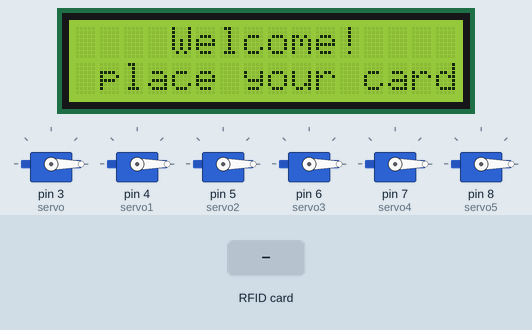
This sketch was run on a simulated Arduino Uno, built with avr-gcc and run on an emulated ATmega328P. On the bench: 16×2 character LCD, 6 × servo. Inputs (shaded band) come from the test bench. What the sketch prints to the serial monitor is not drawn.

Above: at 1.3 s.
1.4 s: RFID card 5A 34 E9 80 held to the reader
At 3.3 s:
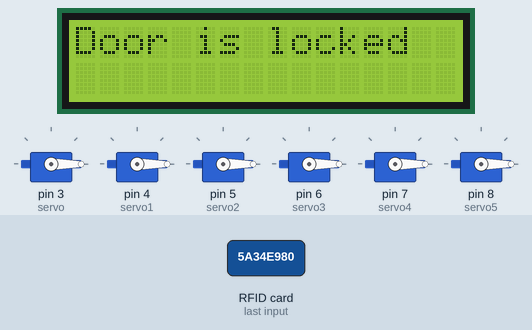
4.1 s: RFID card 2A FE 96 1A held to the reader
At 6.4 s:
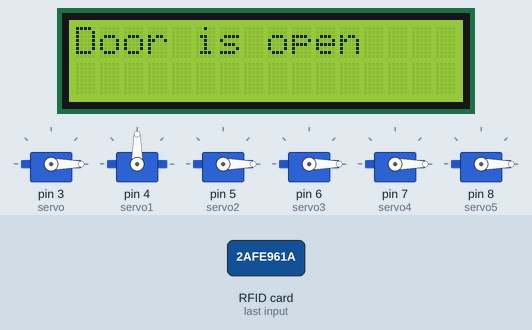
6.5 s: RFID card 3E FE 90 50 held to the reader
At 8.96 s:
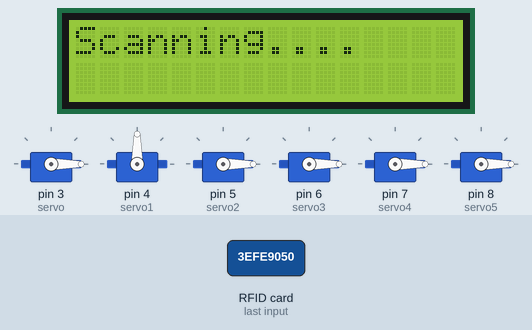
9.5 s: RFID card 5E 7A 19 C4 held to the reader
At 14.5 s:
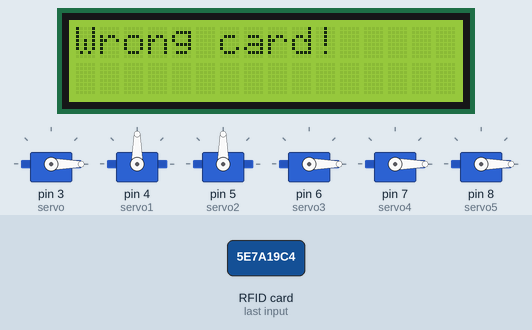
15.5 s: RFID card 2A FE 96 1A held to the reader
At 17.4 s:
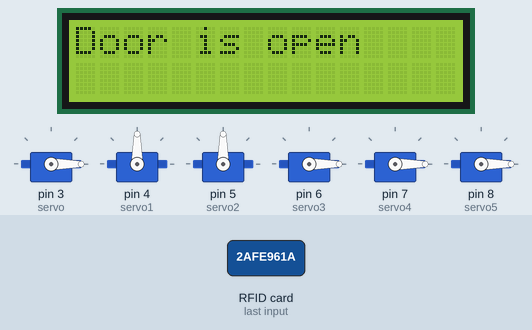
20.6 s: RFID card 5A 34 E9 80 held to the reader
At 23.0 s:
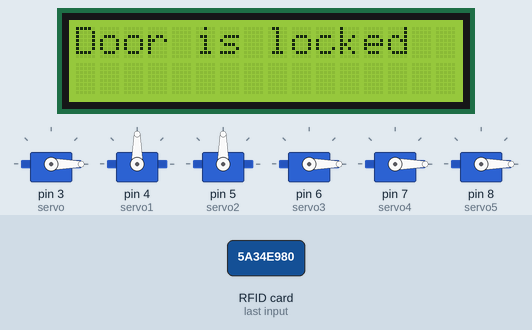
Timing chart, 0 to 24.6 s (numbered marks = the images above; inputs shaded):
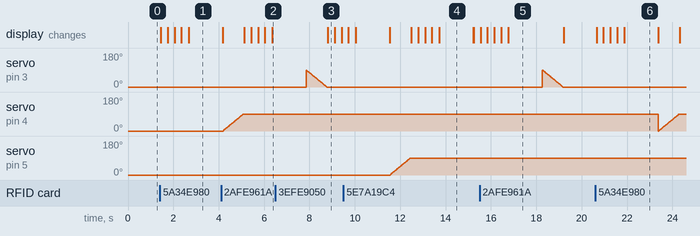

Measured:
- after the input at 1.4 s, the display: first changes after 0.05 s (image 1 shows a later state)
- after the input at 4.1 s, the display: first differs from a run without the input after 1.0 s (image 2 shows a later state)
- after the input at 6.5 s, the display: changes after 2.3 s (image 3)
- after the input at 15.5 s, the display: first changes after 0.05 s (image 5 shows a later state)
- after the input at 20.6 s, the display: first changes after 0.06 s (image 6 shows a later state)
- what the display in image 4 shows lasts 1.5 s, from 13.7 s to 15.2 s

The sketch:

Automated_Secure_DoorLock_System.ino
```cpp
#include <Servo.h>
#include <LiquidCrystal_I2C.h>
#include <SPI.h>
#include <MFRC522.h>
#define pos_ini 0
#define pos_ini1 0
#define pos_ini2 0
#define pos_ini3 0
#define pos_ini4 0
#define pos_ini5 0
#define SS_PIN 10
#define RST_PIN 9
String UID = "2A FE 96 1A";
String UID1 ="5A 34 E9 80";
String UID2 ="3E FE 90 50";
String UID3 ="BE D7 24 50";
String UID4 ="8E ED 56 50";
String UID5 ="30 83 A7 1F";
byte lock = 0;
int c=1;
Servo servo;
Servo servo1;
Servo servo2;
Servo servo3;
Servo servo4;
Servo servo5;
LiquidCrystal_I2C lcd(0x27, 16, 2);
MFRC522 rfid(SS_PIN, RST_PIN);
void setup() {
  Serial.begin(9600);
  servo.write(pos_ini);
  servo1.write(pos_ini1);
  servo2.write(pos_ini2);
  servo3.write(pos_ini3);
  servo4.write(pos_ini4);
  servo5.write(pos_ini5);
  lcd.init();
  lcd.backlight();
  servo.attach(3);
  servo1.attach(4);
  servo2.attach(5);
  servo3.attach(6);
  servo4.attach(7);
  servo5.attach(8);
  SPI.begin();
  rfid.PCD_Init();
}

void loop() {
  lcd.setCursor(4, 0);
  lcd.print("Welcome!");
  lcd.setCursor(1, 1);
  lcd.print("place your card");

  if ( ! rfid.PICC_IsNewCardPresent())
    return;
  if ( ! rfid.PICC_ReadCardSerial())
    return;

  lcd.clear();
  lcd.setCursor(0, 0);
  lcd.print("Scanning...");
  Serial.print("NUID tag is :");
  String ID = "";
  for (int i = 0; i < rfid.uid.size; i++) {
    lcd.print(".");
    ID.concat(String(rfid.uid.uidByte[i] < 0x10 ? " 0" : " "));
    ID.concat(String(rfid.uid.uidByte[i], HEX));
    delay(300);
  }
  ID.toUpperCase();
 if (ID.substring(1) == UID && lock == 1 )
  {
    lcd.clear();
    lcd.setCursor(0, 0);
    lcd.print("Door is open");
    delay(1500);
    for(int pos=90;pos>=0;pos--)
    {
    servo.write(pos);
      delay(10);
      }
    lcd.clear();
    lock = 0;
  }
   else if (ID.substring(1) == UID && lock == 0 ) {
    lcd.clear();
    lcd.setCursor(0, 0);
    lcd.print("Door is locked");
    delay(1500);
    for(int pos=0;pos<=90;pos++){
    servo.write(pos);
    delay(10);
}
    lcd.clear();
    lock = 1;
  }
    else if (ID.substring(1) == UID1 && lock == 1 ) {
    lcd.clear();
    lcd.setCursor(0, 0);
    lcd.print("Door is open");
    delay(1500);
   for(int pos=90;pos>=0;pos--)
   {
    servo1.write(pos);
    delay(10);
   }
    lcd.clear();
    lock = 0;
  }
   else if (ID.substring(1) == UID1 && lock == 0) {

    lcd.clear();
    lcd.setCursor(0, 0);
    lcd.print("Door is locked");
    delay(1500);
    lcd.clear();
    lock = 1;
    for(int pos=0;pos<=90;pos++){
    servo1.write(pos);
    delay(10);
    }
    lcd.clear();
    lock = 1;
   }
    else if (ID.substring(1) == UID2 && lock == 1 ) {
    lcd.clear();
    lcd.setCursor(0, 0);
    lcd.print("Door is open");
    delay(1500);
   for(int pos=90;pos>=0;pos--)
   {
    servo2.write(pos);
    delay(10);
   }
    lcd.clear();
    lock = 0;
  }
   else if (ID.substring(1) == UID2 && lock == 0) {

    lcd.clear();
    lcd.setCursor(0, 0);
    lcd.print("Door is locked");
    delay(1500);
    lcd.clear();
    lock = 1;
    for(int pos=0;pos<=90;pos++){
    servo2.write(pos);
    delay(10);
    }
    lcd.clear();
    lock = 1;
   }
   else if (ID.substring(1) == UID3 && lock == 1 ) {
    lcd.clear();
    lcd.setCursor(0, 0);
    lcd.print("Door is open");
    delay(1500);
   for(int pos=90;pos>=0;pos--)
   {
    servo3.write(pos);
    delay(10);
   }
    lcd.clear();
    lock = 0;
  }
   else if (ID.substring(1) == UID3 && lock == 0) {

    lcd.clear();
    lcd.setCursor(0, 0);
    lcd.print("Door is locked");
    delay(1500);
    lcd.clear();
    lock = 1;
    for(int pos=0;pos<=90;pos++){
    servo3.write(pos);
    delay(10);
    }
    lcd.clear();
    lock = 1;
   }
    else if (ID.substring(1) == UID4 && lock == 1 ) {
    lcd.clear();
    lcd.setCursor(0, 0);
    lcd.print("Door is open");
    delay(1500);
   for(int pos=90;pos>=0;pos--)
   {
    servo4.write(pos);
    delay(10);
   }
    lcd.clear();
    lock = 0;
  }
   else if (ID.substring(1) == UID4 && lock == 0) {

    lcd.clear();
    lcd.setCursor(0, 0);
    lcd.print("Door is locked");
    delay(1500);
    lcd.clear();
    lock = 1;
    for(int pos=0;pos<=90;pos++){
    servo4.write(pos);
    delay(10);
    }
    lcd.clear();
    lock = 1;
   }
   else if (ID.substring(1) == UID5 && lock == 1 ) {
    lcd.clear();
    lcd.setCursor(0, 0);
    lcd.print("Door is open");
    delay(1500);
   for(int pos=90;pos>=0;pos--)
   {
    servo5.write(pos);
    delay(10);
   }
    lcd.clear();
    lock = 0;
  }
   else if (ID.substring(1) == UID5 && lock == 0) {

    lcd.clear();
    lcd.setCursor(0, 0);
    lcd.print("Door is locked");
    delay(1500);
    lcd.clear();
    lock = 1;
    for(int pos=0;pos<=90;pos++){
    servo5.write(pos);
    delay(10);
    }
    lcd.clear();
    lock = 1;
   }
    else {
    lcd.clear();
    lcd.setCursor(0, 0);
    lcd.print("Wrong card!");
    delay(1500);
    lcd.clear();
  }
}
```
